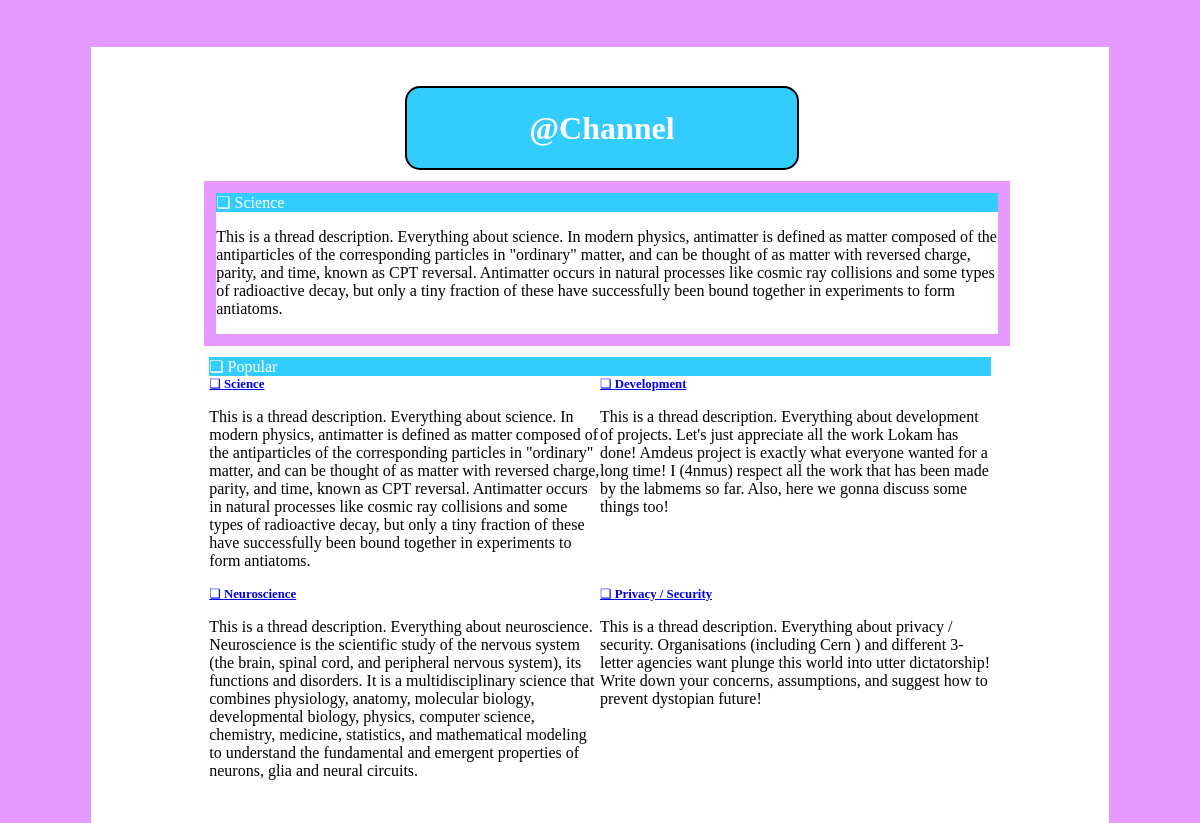
Page /threads/ on the earlier database version.
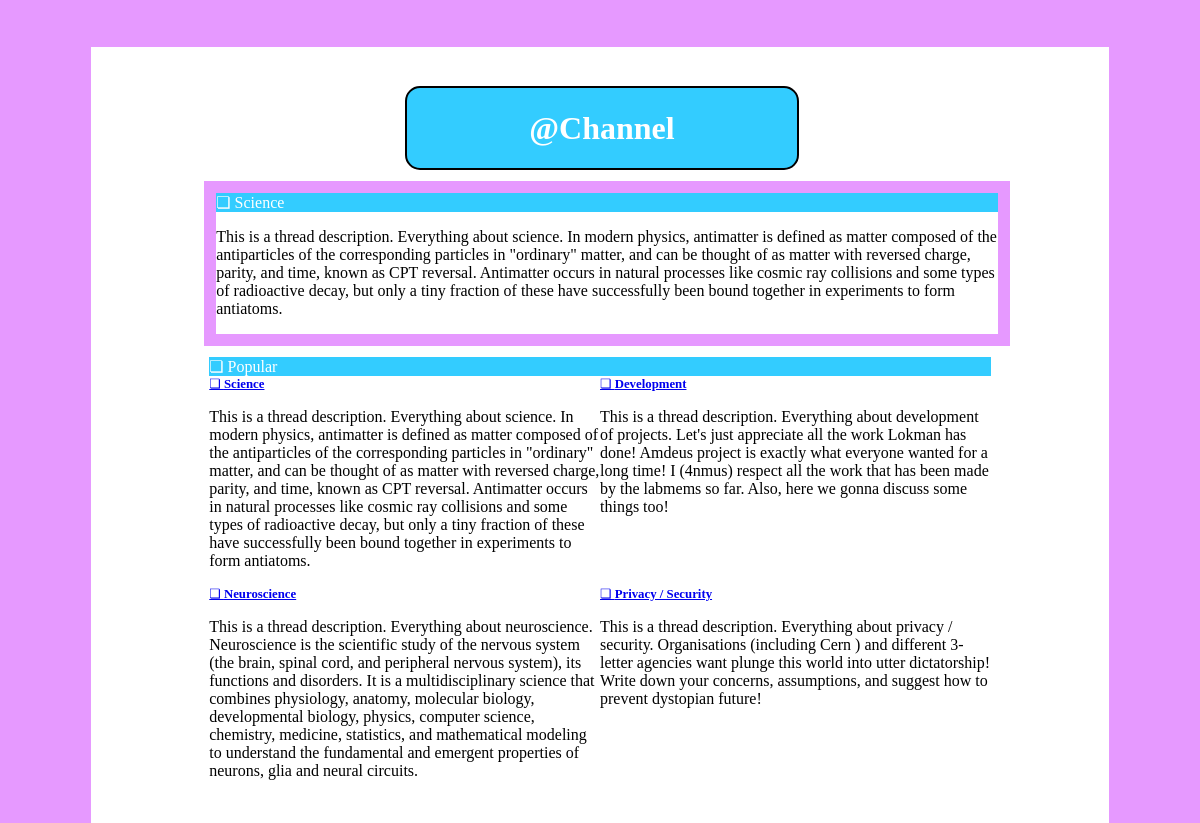
Same page on the later database version.
### blog/models.py (models this page shows, shortened)
class Threads(models.Model):
    title = models.CharField("Name of thread", max_length=100, unique=True)
    short = models.CharField("Short name of thread", max_length=5, unique=True, null = True)
    description = models.TextField("Description", max_length=500, null=True)
    date = models.DateTimeField("Date", default=timezone.now)
    author = models.ForeignKey(User, verbose_name='author', on_delete=models.CASCADE, null=False)
    class Meta:
        verbose_name = 'Thread'
        verbose_name_plural = 'Threads'

### blog/views.py (the view)
# urls.py: path('threads/', views.ShowThreadsView.as_view(), name='threads'),
class ShowThreadsView(ListView):
    model = Threads
    template_name = 'blog/main.html'
    context_object_name = 'threads'
    def get_context_data(self, **kwargs):
        ctx = super(ShowThreadsView, self).get_context_data(**kwargs)
        ctx['title'] = 'Popular threads!'
        ctx['threads'] = Threads.objects.all()[0:4]
        return ctx

### blog/templates/blog/main.html (shortened to what this page needs)
<!DOCTYPE html>
<html lang="en">
<head>
</head>
<body>
  <div class="container center">
    <div class="Channel"><h1>@Channel</h1></div>
    <div class="popular">
        {% for thread in threads %}
        {% if thread.title == "Science" %}
        <div class="header">❏ {{ thread.title }}</div>
        <p>{{ thread.description }}</p>
        {% endif %}
        {% endfor %}
    </div>
    <div class="thread">
        <div class="header">❏ Popular</div>
        <div class="threads">
            {% for thread in threads %}
            <div class="element">
                <div class="header-mini"><a href="{% url 'threads-detail' thread.id %}">❏ <b>{{ thread.title }}</b></a></div>
                        <p>{{ thread.description }}</p>
            </div>
            {% endfor %}
        </div>
    </div>
  </div>
</body>
</html>

Differences in the rows shown:
changed Threads "Development": description "…appreciate all the work Lokam has done! Amdeus project…" → "…appreciate all the work Lokman has done! Amdeus project…"
